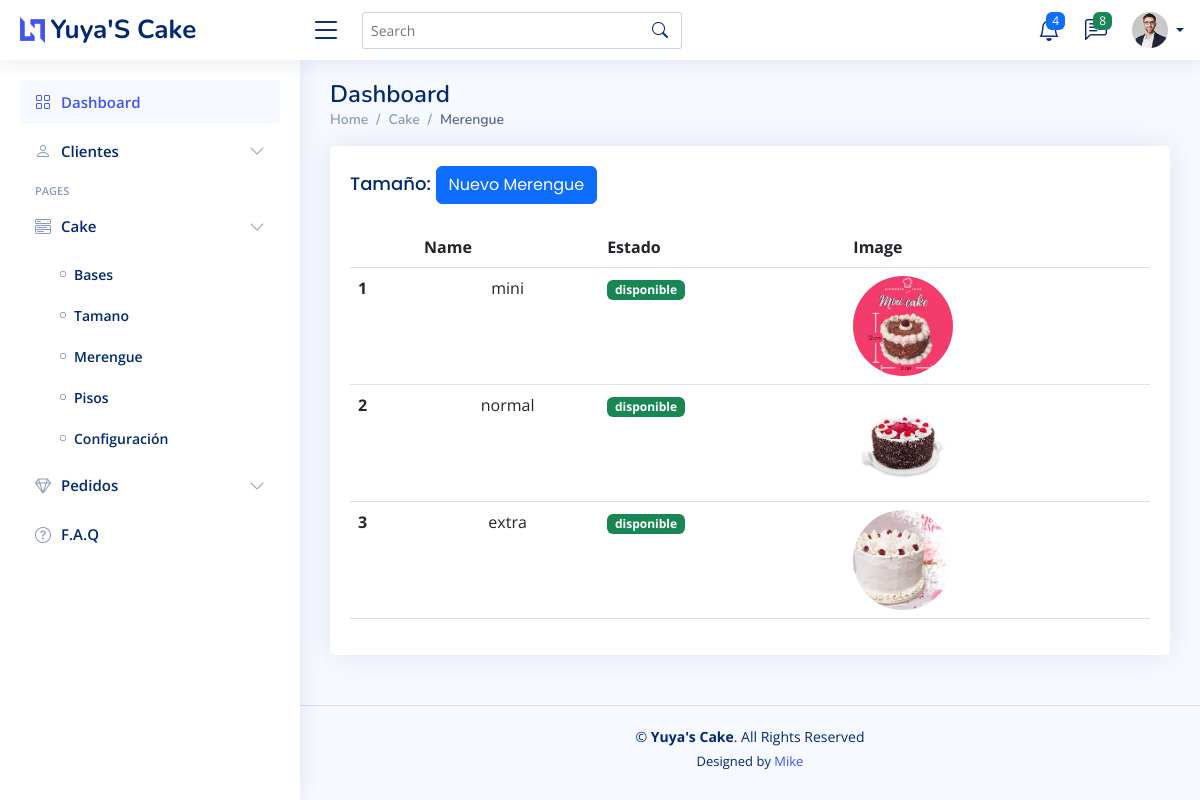
Screenshot of /home/size_list/ (signed in) with the database file from the repository.
### app/yuyakake/models.py (models this page shows, shortened)
class CakeSize(models.Model):
    name = models.CharField(max_length=50)
    image = models.ImageField(upload_to='sizes/')
    disponible = models.BooleanField(default=True)

### app/yuyakake/views/cakesizeview.py (the view)
# urls.py: path('size_list/', ListarCakeSizeView.as_view(), name='size_list'),
class ListarCakeSizeView(UserPassesTestMixin, ListView):
    template_name = 'cake/size/listar.html'
    model = CakeSize
    def test_func(self):
        return self.request.user.is_superuser

### app/yuyakake/templates/cake/size/listar.html (shortened to what this page needs)
{% extends 'admin/dashboard_admin.html' %}
{% load static %}
{% block pagetitle_section %}
    <li class="breadcrumb-item">Cake</li>
    <li class="breadcrumb-item active">Merengue</li>
{% endblock %}
{% block content_dashboar %}
    <section class="section">
        <div class="row">
            <div class="col-lg-12">
                <div class="card">
                    <div class="card-body">
                        <h5 class="card-title">Tamaño:
                            <a class="btn btn-primary" href="{% url 'size_new' %}">Nuevo Merengue</a></h5>
                        <table class="table datatable">
                            <thead>
                            <tr>
                                <th scope="col"></th>
                                <th scope="col">Name</th>
                                <th scope="col">Estado</th>
                                <th scope="col">Image</th>
                            </tr>
                            </thead>
                            <tbody>
                            {% if object_list %}
                                {% for obj in object_list %}
                                    <tr>
                                        <th scope="row">{{ obj.id }}</th>
                                        <td class="text-center">{{ obj.name }}</td>
                                        <td>
                                            <a href="">
                                                {% if obj.disponible %}
                                                    <span class="badge bg-success">disponible</span>
                                                {% else %}
                                                    <span class="badge bg-danger">no disponible</span>
                                                {% endif %}
                                            </a>
                                        </td>
                                        <th scope="row">
                                            <img src="{{ obj.image.url }}" class="rounded-circle"
                                                 alt="{{ obj.image }}"
                                                 style="height: 100px; width: 100px">
                                        </th>
                                    </tr>
                                {% endfor %}
                            {% endif %}
                            </tbody>
                        </table>
                    </div>
                </div>
            </div>
        </div>
    </section>
{% endblock %}

### app/customUser/static/assets/css/style.css (style rules this page uses)
:root { scroll-behavior: smooth; }
body { font-family: "Open Sans", sans-serif; background: #f6f9ff; color: #444444; }
a { color: #4154f1; text-decoration: none; }
h1, h2, h3, h4, h5, h6 { font-family: "Nunito", sans-serif; }
.card { margin-bottom: 30px; border: none; border-radius: 5px; box-shadow: 0px 0 30px rgba(1, 41, 112, 0.1); }
.card-title { padding: 20px 0 15px 0; font-size: 18px; font-weight: 500; color: #012970; font-family: "Poppins", sans-serif; }
.card-body { padding: 0 20px 20px 20px; }
.breadcrumb .breadcrumb-item::before { color: #899bbd; }
.breadcrumb .active { color: #51678f; font-weight: 600; }

### rows the page displays
CakeSize: id "1", name "mini", disponible "disponible", image (picture)
CakeSize: id "2", name "normal", disponible "disponible", image (picture)
CakeSize: id "3", name "extra", disponible "disponible", image (picture)
